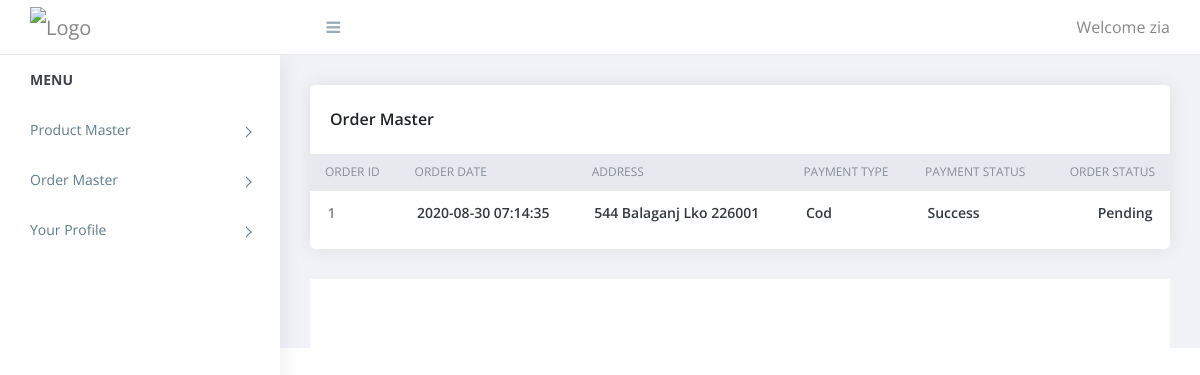
The page /admin/order_master.php (signed in) on the database as committed earlier.
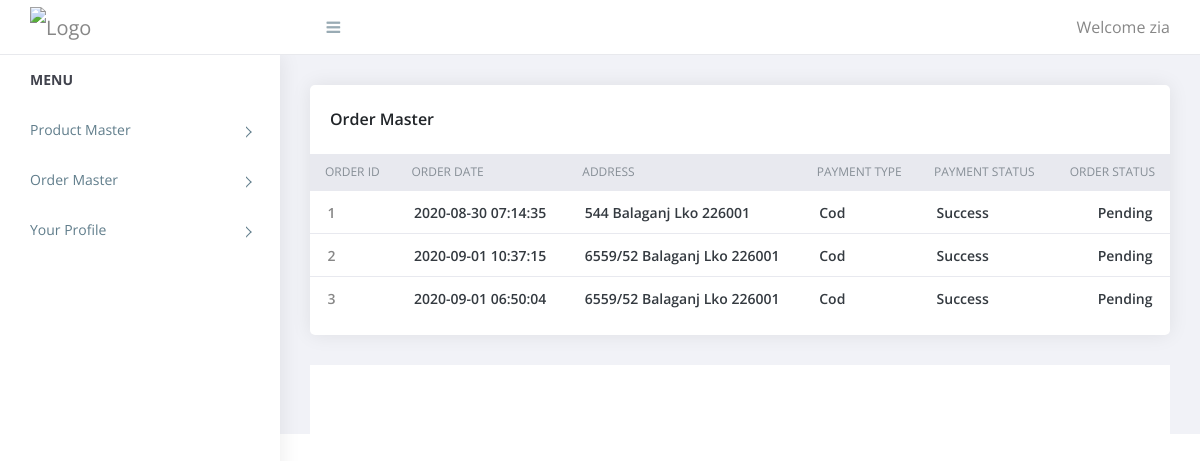
The same page on the database as committed later.
### tables this page shows
CREATE TABLE `orders` (
  `id` int(11) NOT NULL,
  `user_id` int(11) NOT NULL,
  `name` varchar(250) NOT NULL,
  `number` int(11) NOT NULL,
  `address` varchar(250) NOT NULL,
  `city` varchar(50) NOT NULL,
  `pincode` int(11) NOT NULL,
  `payment_type` varchar(20) NOT NULL,
  `total_price` float NOT NULL,
  `payment_status` varchar(20) NOT NULL,
  `order_status` int(11) NOT NULL,
  `added_on` datetime NOT NULL
);

CREATE TABLE `order_status` (
  `id` int(11) NOT NULL,
  `name` varchar(50) NOT NULL
);

### admin/order_master.php (the view, shortened to what this page needs)
<?php
require('includes/top.inc.php');
?>
<div class="content pb-0">
    <div class="orders">
        <div class="row">
            <div class="col-xl-12">
                <div class="card">
                    <div class="card-body">
                        <h4 class="box-title">Order Master</h4>
                    </div>
                    <div class="card-body--">
                        <div class="table-stats order-table ov-h">
                            <table class="table">
                                <thead>
                                    <tr>
                                        <th>Order ID</th>
                                        <th>Order Date</th>
                                        <th>Address</th>
                                        <th>Payment Type</th>
                                        <th>Payment Status</th>
                                        <th>Order Status</th>
                                    </tr>
                                </thead>
                                <tbody>
                                    <?php
                                    $res = mysqli_query($con, "SELECT orders.*,order_status.name as order_status_str FROM orders,order_status WHERE order_status.id = orders.order_status");
                                    while ($row = mysqli_fetch_assoc($res)) {
                                    ?>
                                        <tr>
                                            <td><a href="order_master_details.php?id=<?php echo $row['id'] ?>"><?php echo $row['id'] ?></a></td>
                                            <td><?php echo $row['added_on'] ?></td>
                                            <td>
                                                <?php echo $row['address'] ?>
                                                <?php echo $row['city'] ?>
                                                <?php echo $row['pincode'] ?>
                                            </td>
                                            <td><?php echo $row['payment_type'] ?></td>
                                            <td><?php echo $row['payment_status'] ?></td>
                                            <td><?php echo $row['order_status_str'] ?></td>
                                        </tr>
                                    <?php } ?>
                                </tbody>
                            </table>
                        </div>
                    </div>
                </div>
            </div>
        </div>
    </div>
</div>
<?php
require('includes/footer.inc.php');
?>

Rows that differ between the two databases and show on the page:
added orders: id "2", added_on "2020-09-01 10:37:15", address "6559/52 Balaganj", city "Lko", pincode "226001", payment_type "Cod", payment_status "Success", order_status.name "Pending"
added orders: id "3", added_on "2020-09-01 06:50:04", address "6559/52 Balaganj", city "Lko", pincode "226001", payment_type "Cod", payment_status "Success", order_status.name "Pending"
